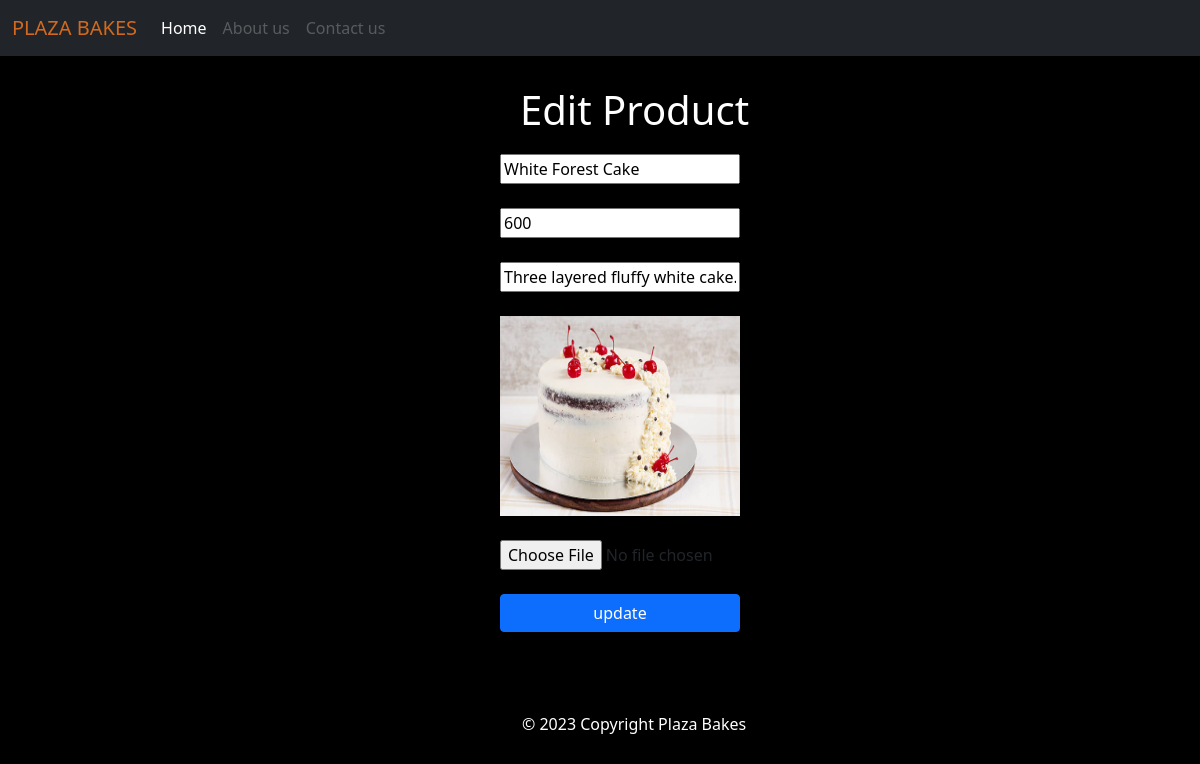
The page /plazaapp/edit/1 on the database its author committed.
### plazaapp/models.py (models this page shows)
class productmodel(models.Model):
    shopid=models.IntegerField()
    productname=models.CharField(max_length=30)
    price= models.IntegerField()
    discription=models.CharField(max_length=100)
    image=models.FileField(upload_to='myapp/static')

### plazaapp/views.py (the view, shortened to what this page needs)
# urls.py: path('edit/<int:id>', productedit),
def productedit(request,id):
    a=productmodel.objects.get(id=id)
    im=str(a.image).split('/')[-1]
    return render(request,'editproduct.html',{'a':a,'im':im})

### plazaapp/templates/editproduct.html (shortened to what this page needs)
<!DOCTYPE html>
<html lang="en">
{% load static %}
<head>
     <link href="https://cdn.jsdelivr.net/npm/bootstrap@5.0.2/dist/css/bootstrap.min.css" rel="stylesheet">
</head>
<body  style="background-color: black;">
<nav class="navbar navbar-expand-lg navbar-dark bg-dark">
  <div class="container-fluid">
    <a class="navbar-brand" href="#" id="plaza">PLAZA BAKES</a>
    <div class="collapse navbar-collapse" id="navbarNavAltMarkup">
      <div class="navbar-nav">
        <a class="nav-link active" aria-current="page" href="http://127.0.0.1:8000/plazaapp/profile/">Home</a>
        <a class="nav-link disabled" href="#" tabindex="-1" aria-disabled="true">About us</a>
        <a class="nav-link disabled" href="#" tabindex="-1" aria-disabled="true">Contact us</a>
      </div>
    </div>
  </div>
</nav>
<h1 id="log" style="margin-left: 520px; color: white; margin-top: 30px;">Edit Product</h1>
<div class="mb-3" style="margin-top: 20px;">
<form method="post" enctype="multipart/form-data">
  <input type="text" name="prodname" value="{{a.productname}}" style="width: 20%; margin-left: 500px;"><br><br>
  <input type="number" name="price" value="{{a.price}}" style="width: 20%; margin-left: 500px;"><br><br>
  <input type="text" name="des" value="{{a.discription}}" style="width: 20%; margin-left: 500px;"><br><br>
    <img src="{% static im %}" height="200px" width="200px" style="width: 20%; margin-left: 500px;"><br><br>
    <input type="file" name="image" style="width: 20%; margin-left: 500px;"><br><br>
    <button class="btn btn-primary" type="submit" style="width: 20%; margin-left: 500px;">update</button>
</form>
</div>
 <div class="container-fluid" style="background-color: black; margin-top: 80px;">
    <p style="color: white; padding-left: 510px;">© 2023  Copyright Plaza Bakes</p>
 </div>
</body>
</html>

### plazaapp/templates/editproduct.html (style rules this page uses)
#plaza { color: chocolate; }

### rows shown on the page
productmodel: prodname "White Forest Cake", price "600", des "Three layered fluffy white cake."
